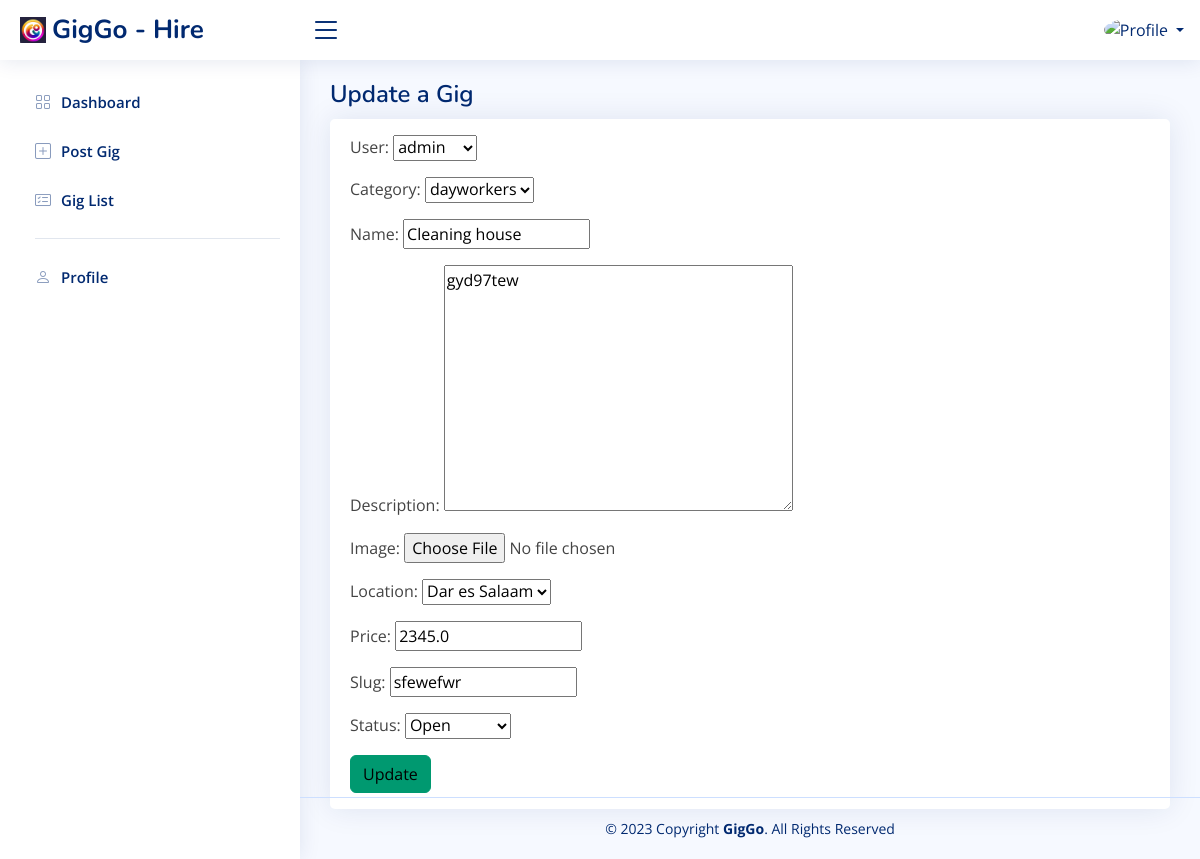
/poster/updatejob/2/, run on an earlier commit of the app's database.
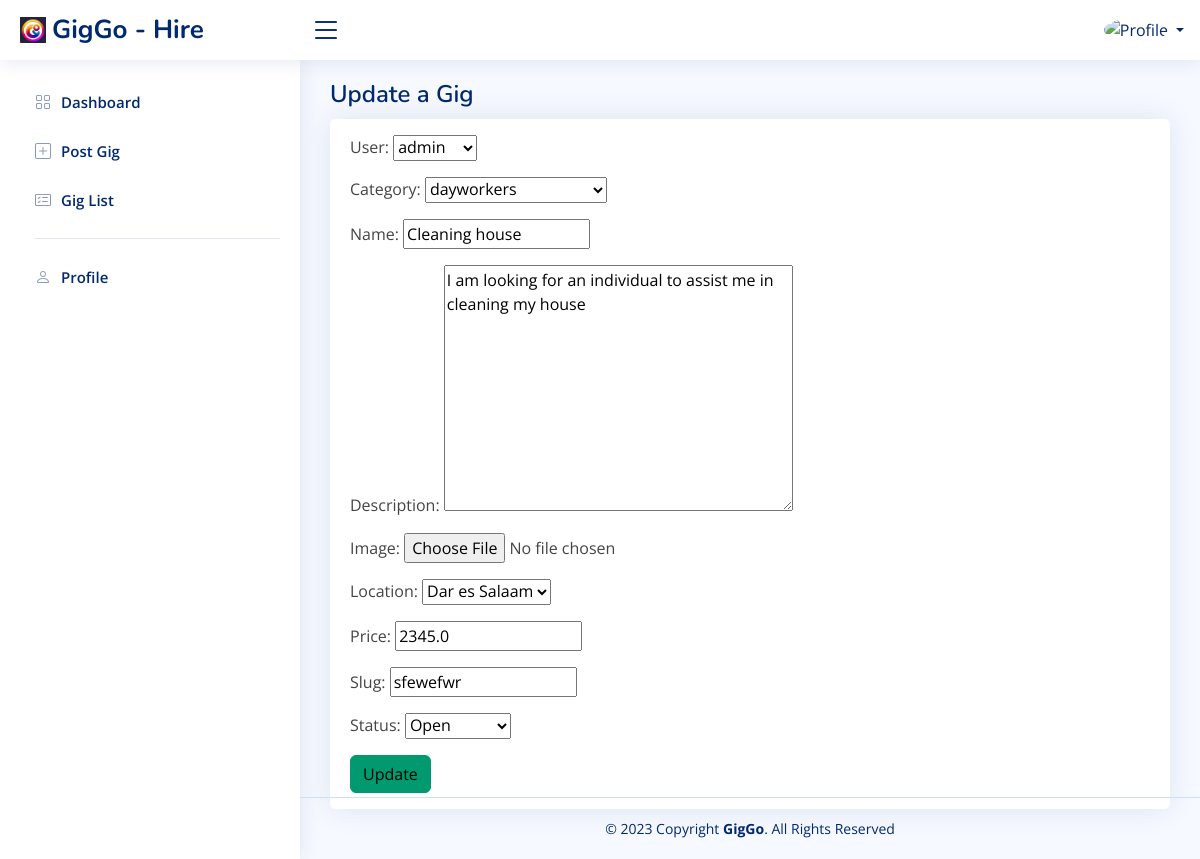
And on a later commit of the database.
### GigGo_App/models.py (models this page shows, shortened)
class Job(models.Model):
    LOCATION = [
        ('Dar', 'Dar es Salaam'),
        ('arusha', 'Arusha'),
        ('dodoma', 'Dodoma'),
    ]
    STATUS = [
        ('open', 'Open'),
        ('inprogress', 'In Progress'),
        ('Reviewing', 'Reviewing'),
        ('complete', 'Complete'),
    ]
    user = models.ForeignKey(NewUser, on_delete=models.CASCADE)
    category = models.ForeignKey(Category, on_delete=models.CASCADE)
    name = models.CharField(max_length=20, null=False)
    description = models.TextField(null=True)
    image = models.ImageField(upload_to='gig_images/%Y/%m/%d', blank=True)
    location = models.CharField(choices=LOCATION, max_length=20, null=True)
    date = models.DateField(auto_now=True)
    price = models.FloatField(max_length=25, null=True)
    slug = models.SlugField(max_length=200, db_index=True, null=True)
    status = models.CharField(max_length=20, null=True, choices=STATUS)
    class Meta:
        ordering = ['user']
        verbose_name = "Job"
        verbose_name_plural = "Jobs"
        index_together = (('id', 'slug'),)

### GigGo_App/views.py (the view)
# urls.py: path('poster/updatejob/<int:pk>/', UpdateJobView.as_view(), name='poster_updatejob'),
class UpdateJobView(UpdateView):
    template_name = "poster_updatejob.html"
    model = Job
    fields = "__all__"
    success_url = reverse_lazy("GigGo_App:index")

### GigGo_App/models.py (called while the page is built)
    def __str__(self):
        return self.username

    def __str__(self):
        return self.name

### templates/poster_updatejob.html (shortened to what this page needs)
{% extends 'poster_base.html' %}
{% load static %}
{% block dash_title %}
    <div class="pagetitle">
        <h1>Update a Gig</h1>
    </div>
{% endblock dash_title %}
{% block content %}
<section class="inner-page">
    <div class="card">
            <div class="card-body py-3">
                <form method="post">
                    {{ form.as_p }}
                    <input type="submit" value="Update" class="btn btn-warning" style="background-color: #009970; border-color: #009970; animation: pulse 1s infinite;">
                </form>
            </div>
        </div>
</section>
{% endblock content %}

What changed in the data, as far as the page shows it:
changed Job "admin": description "gyd97tew" → "I am looking for an individual to assist me in cleaning my house"
